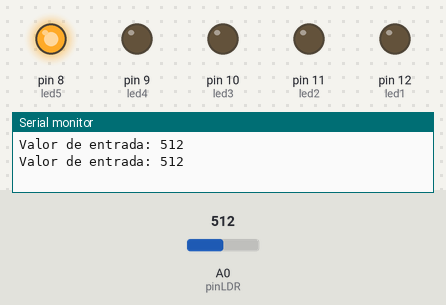
Simulated run of this sketch. Board: Arduino Uno, built with avr-gcc and run on an emulated ATmega328P. Shown: output pins drawn as LEDs (lit = HIGH), the last lines printed to the serial monitor. Inputs (shaded band) come from the test bench; at power-on: A0 (pinLDR) = 512.

Above: at 1.2 s.
1.3 s: A0 (pinLDR) set to 529
At 3.7 s:
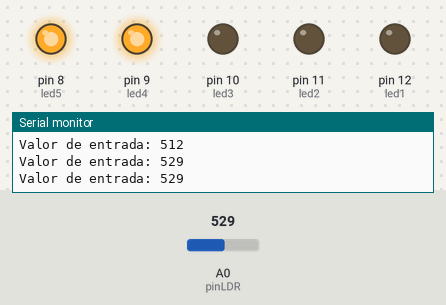
4.5 s: A0 (pinLDR) set to 608
8.2 s: A0 (pinLDR) set to 640
At 11.9 s:
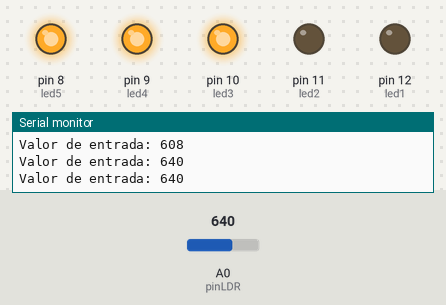
12.2 s: A0 (pinLDR) set to 710
16.2 s: A0 (pinLDR) set to 737
At 19.7 s:
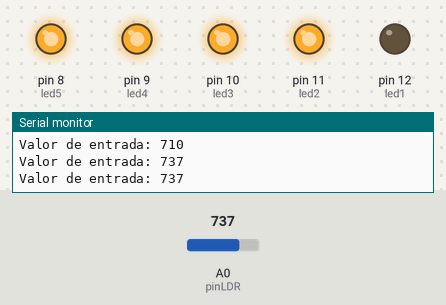
20.2 s: A0 (pinLDR) set to 716
At 24.0 s:
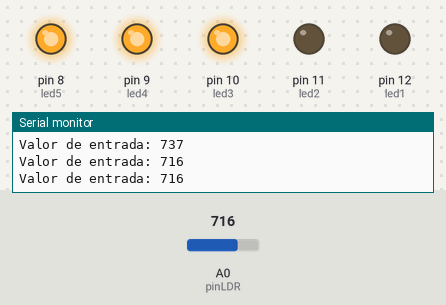
Timing chart, 0 to 25.2 s (numbered marks = the images above; inputs shaded):
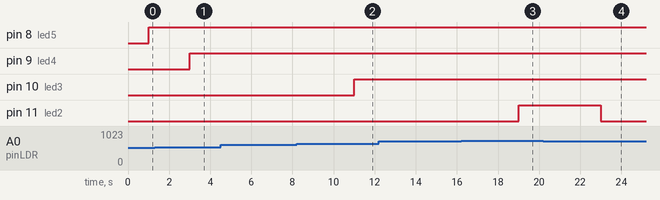

The sketch:

PAC2_Santaeugenia_Mar__Aitor_Javier.ino
```cpp
//LDR sensor
int LDRsensor = 0;

//Valor dels cinc LEDS
int led1 = 12;
int led2 = 11;
int led3 = 10;
int led4 = 9;
int led5 = 8;

//LDR pin
int pinLDR = 0;

//INICI del SETUP
//------------------------------------------------------
void setup()
{
  //Sortida LEDS
  pinMode(led1, OUTPUT);
  pinMode(led2, OUTPUT);
  pinMode(led3, OUTPUT);
  pinMode(led4, OUTPUT);
  pinMode(led5, OUTPUT);

  //Referencia externa per el voltatge del pin AREF
  analogReference(EXTERNAL);

  //Obrim, iniciem port serie a 9600 bits per segon
  Serial.begin(9600);

}
//------------------------------------------------------
//FI del SETUP


//INICI del LOOP
//------------------------------------------------------
void loop()
{
  //Valor del sensor guardada en la variable LDRsensor
  LDRsensor = analogRead(pinLDR);

  //Inicialitzem variable temp per el pinA0 (del LDRsensor)
  int temp = analogRead(A0);

  //Escrivim per COM MONITOR SERIE per saber els valors del sensorLDR
  Serial.print ("Valor de entrada: ");
  Serial.println(temp); // Valor de entrada de A0.

  //Delay de 1 segon
  delay(1000);

  //Més gran o igual a 823 i Més gran o igual a 1023 tots encessos
  //Valor d'entrada de la llum al LDR es de 0 a 1023, fent l'escriptura al MONITOR SERIE
  //decidim els valors que tindran (no es el mateix fer-ho al matí, que de nit).
  //Valors actuals = migdia
  if((LDRsensor >= 823) & (LDRsensor >= 1023))
  {
    digitalWrite(led1, HIGH);
    digitalWrite(led2, HIGH);
    digitalWrite(led3, HIGH);
    digitalWrite(led4, HIGH);
    digitalWrite(led5, HIGH);

    //Escrivim valor del sensorLDR a COM MONITOR SERIE
    Serial.print ("Valor de entrada: ");
    Serial.println(temp); // Valor de entrada de A0.

    //Delay de 1 segon
    delay(1000);
  }
  //Major o igual a 723 i major o igual a 823 tots encessos menys 1
  else if((LDRsensor >= 723) & (LDRsensor < 823))
  {
    digitalWrite(led1, LOW);
    digitalWrite(led2, HIGH);
    digitalWrite(led3, HIGH);
    digitalWrite(led4, HIGH);
    digitalWrite(led5, HIGH);

    //Escrivim valor del sensorLDR a COM MONITOR SERIE
    Serial.print ("Valor de entrada: ");
    Serial.println(temp); // Valor de entrada de A0.

    //Delay de 1 segon
    delay(1000);
  }
  //Més gran o igual a 623 i Més gran a 723 tots encessos menys 2
  else if((LDRsensor >= 623) & (LDRsensor < 723))
  {
    digitalWrite(led1, LOW);
    digitalWrite(led2, LOW);
    digitalWrite(led3, HIGH);
    digitalWrite(led4, HIGH);
    digitalWrite(led5, HIGH);

    //Escrivim valor del sensorLDR a COM MONITOR SERIE
    Serial.print ("Valor de entrada: ");
    Serial.println(temp); // Valor de entrada de A0.

    //Delay de 1 segon
    delay(1000);
  }
  //Més gran o igual a 523 i Més gran a 623 dos encessos, tres apagats
  else if((LDRsensor >= 523) & (LDRsensor < 623))
  {
    digitalWrite(led1, LOW);
    digitalWrite(led2, LOW);
    digitalWrite(led3, LOW);
    digitalWrite(led4, HIGH);
    digitalWrite(led5, HIGH);

    //Escrivim valor del sensorLDR a COM MONITOR SERIE
    Serial.print ("Valor de entrada: ");
    Serial.println(temp); // Valor de entrada de A0.

    //Delay de 1 segon
    delay(1000);
  }
  //Més gran o igual a 500 i Més gran a 523 tots apagats menys 1
  else  if((LDRsensor >= 500) & (LDRsensor < 523))
  {
    digitalWrite(led1, LOW);
    digitalWrite(led2, LOW);
    digitalWrite(led3, LOW);
    digitalWrite(led4, LOW);
    digitalWrite(led5, HIGH);

    //Escrivim valor del sensorLDR a COM MONITOR SERIE
    Serial.print ("Valor de entrada: ");
    Serial.println(temp); // Valor de entrada de A0.

    //Delay de 1 segon
    delay(1000);
  }
  //La resta (és a dir, normalment que el LDRsensor sigui menor de 500) tot apagat
  else
  {
    digitalWrite(led1, LOW);
    digitalWrite(led2, LOW);
    digitalWrite(led3, LOW);
    digitalWrite(led4, LOW);
    digitalWrite(led5, LOW);

    //Escrivim valor del sensorLDR a COM MONITOR SERIE
    Serial.print ("Valor de entrada: ");
    Serial.println(temp); // Valor de entrada de A0.

    //Delay de 1 segon
    delay(1000);
  }

}
//------------------------------------------------------
//FI del LOOP
```

Measured:
- the behaviour switches between 522 and 523 on A0 (pinLDR) (found by bisection; images 0 and 1)
- the behaviour switches between 622 and 623 on A0 (pinLDR) (found by bisection; images 1 and 2)
- the behaviour switches between 722 and 723 on A0 (pinLDR) (found by bisection; images 2 and 3)
- after the input at 1.3 s, pin 9 (led4): LOW → HIGH after 1.7 s
- after the input at 8.2 s, pin 10 (led3): LOW → HIGH after 2.8 s
- after the input at 16.2 s, pin 11 (led2): LOW → HIGH after 2.8 s
- after the input at 20.2 s, pin 11 (led2): HIGH → LOW after 2.8 s
